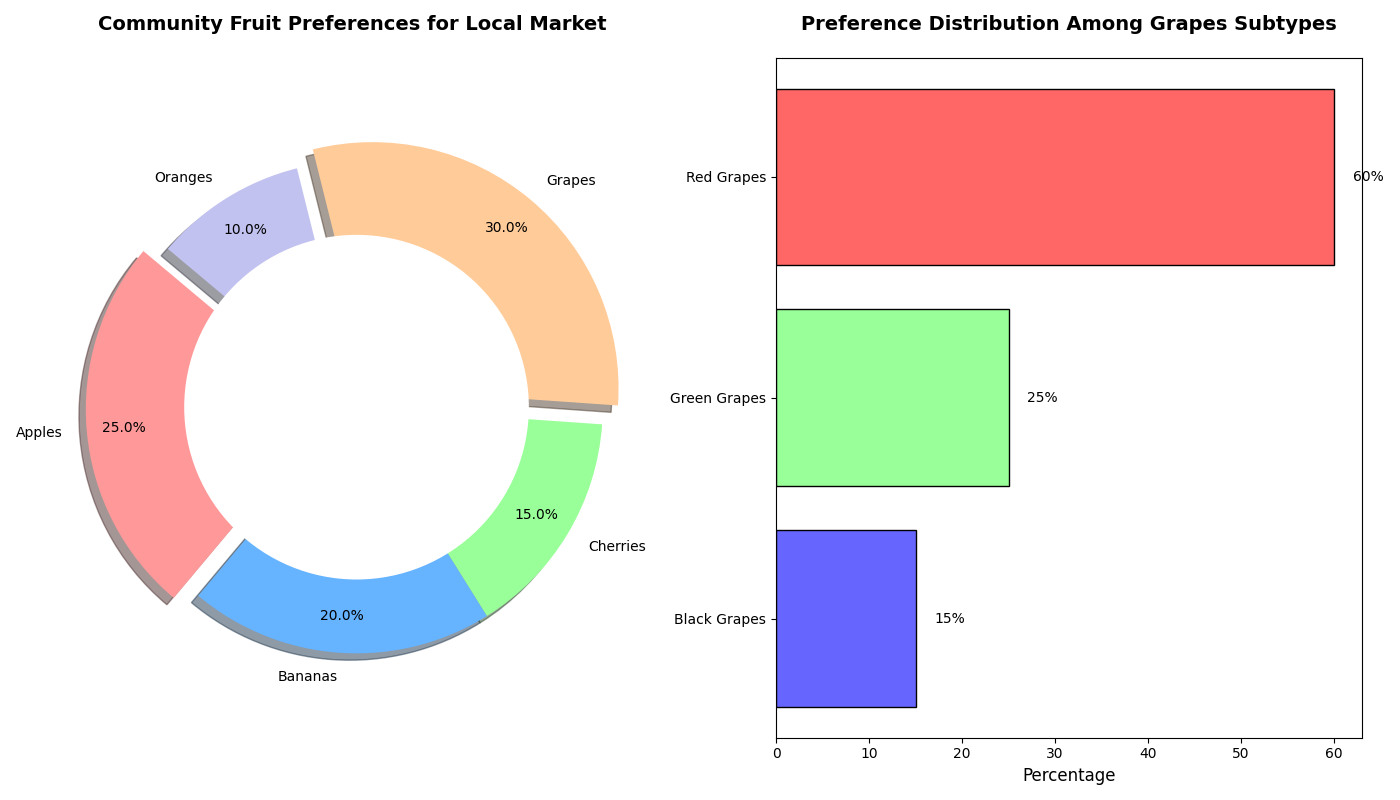

Write the Python code that produced this figure.
import matplotlib.pyplot as plt
import numpy as np

# Backstory: Survey on Fruit Preference in a Community for setting up a local Farmer's Market

# Data: Percentage preferences for different fruit types
fruit_types = ['Apples', 'Bananas', 'Cherries', 'Grapes', 'Oranges']
preferences_percentages = [25, 20, 15, 30, 10]

# Colors for each fruit segment
colors = ['#ff9999','#66b3ff','#99ff99','#ffcc99','#c2c2f0']

# Create figure and subplots
fig, ax = plt.subplots(1, 2, figsize=(14, 8))

# Main Pie Chart: Fruit Preferences
wedges1, texts1, autotexts1 = ax[0].pie(
    preferences_percentages, labels=fruit_types, colors=colors, autopct='%1.1f%%',
    startangle=140, pctdistance=0.85, explode=(0.1, 0, 0, 0.1, 0), shadow=True
)

# Add a circle in the center to turn the pie chart into a donut chart
centre_circle1 = plt.Circle((0, 0), 0.70, fc='white')
ax[0].add_artist(centre_circle1)

# Ensure the pie is drawn as a circle
ax[0].axis('equal')  # Equal aspect ratio ensures that pie is drawn as a circle.

# Set title for the main pie chart
ax[0].set_title('Community Fruit Preferences for Local Market', fontsize=14, fontweight='bold', pad=20)

# Side Bar Chart: Detailed Insight on Grapes Subtypes
grape_subtypes = ['Red Grapes', 'Green Grapes', 'Black Grapes']
grape_preferences = [60, 25, 15]
grape_colors = ['#ff6666', '#99ff99', '#6666ff']

y_pos = np.arange(len(grape_subtypes))

ax[1].barh(y_pos, grape_preferences, color=grape_colors, edgecolor='black')
ax[1].set_yticks(y_pos)
ax[1].set_yticklabels(grape_subtypes)
ax[1].invert_yaxis()  # Reverse the order of grape subtypes

# Labeling
ax[1].set_xlabel('Percentage', fontsize=12)
for index, value in enumerate(grape_preferences):
    ax[1].text(value + 2, index, f'{value}%', va='center', ha='left', fontsize=10)

# Title for the bar chart
ax[1].set_title('Preference Distribution Among Grapes Subtypes', fontsize=14, fontweight='bold', pad=20)

# Adjust layout
plt.tight_layout()

# Show the plot
plt.show()
